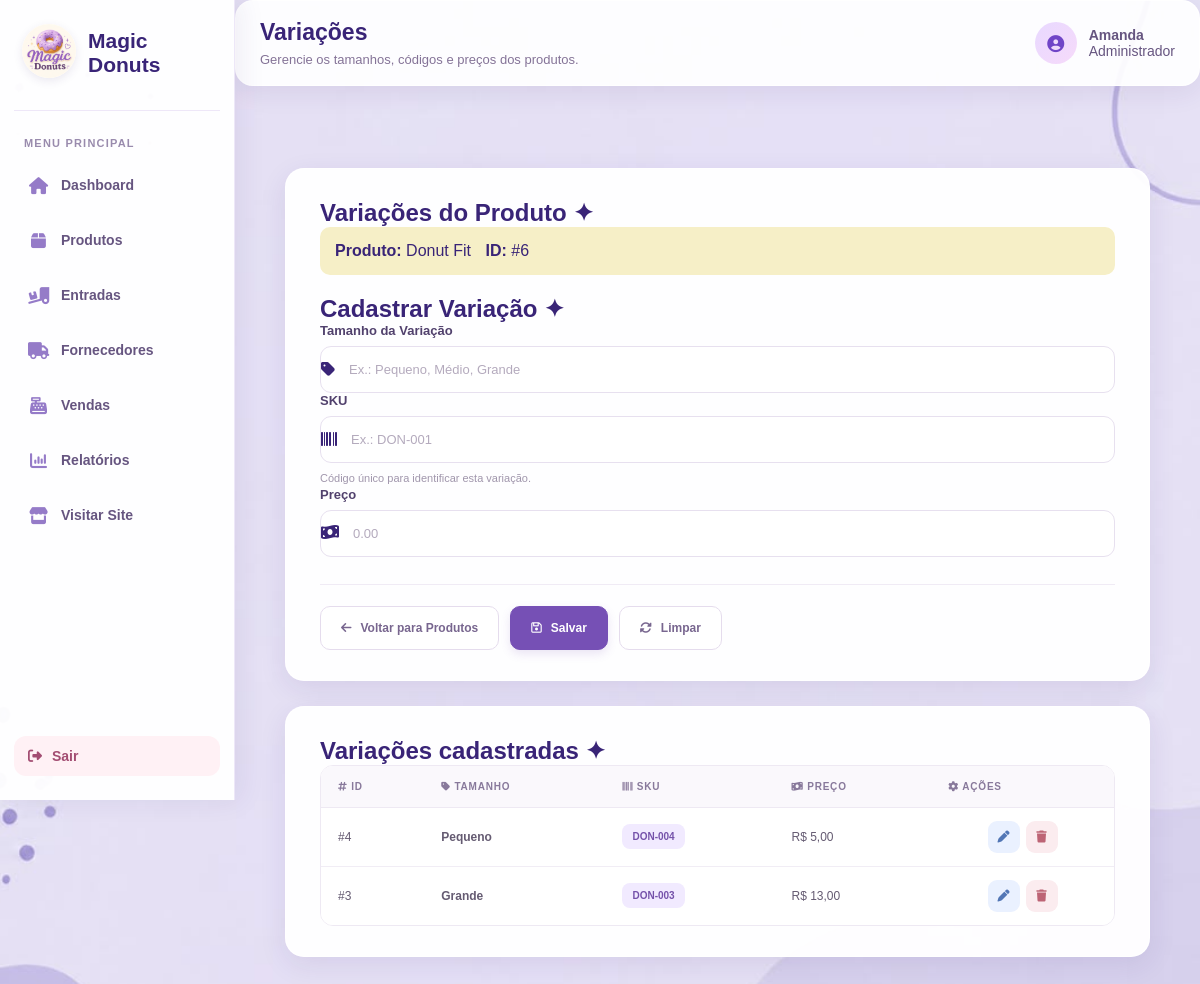
The page /magicdonuts/index.php?controller=variacao&action=index&produto_id=6 (signed in) on the database its author committed.
### tables this page shows
CREATE TABLE `produto` (
  `id` int(11) NOT NULL,
  `categoria_id` int(11) NOT NULL,
  `nome` varchar(100) NOT NULL,
  `descricao` text DEFAULT NULL,
  `ativo` tinyint(1) NOT NULL DEFAULT 1
);

CREATE TABLE `variacao` (
  `id` int(11) NOT NULL,
  `produto_id` int(11) NOT NULL,
  `tamanho` varchar(30) NOT NULL,
  `sku` varchar(50) NOT NULL,
  `preco` decimal(10,2) NOT NULL
);

### magicdonuts/controllers/VariacaoController.php (called while the page is built, shortened)
<?php
require_once __DIR__ . '/../models/Variacao.php';
require_once __DIR__ . '/../models/Produto.php';
class VariacaoController
{
    public function index(): void
    {
        $produtoId = (int) ($_GET['produto_id'] ?? 0);
        $produtoModel = new Produto();
        $variacaoModel = new Variacao();
        $produto = $produtoModel->buscarPorId($produtoId);
        $variacoes = $variacaoModel->listarPorProduto($produtoId);
        $editar = null;
        require __DIR__ . '/../views/variacao.php';
    }
}

### magicdonuts/index.php (called while the page is built, shortened)
<?php
require_once __DIR__ . '/config/db.php';
$controller = $_GET['controller'] ?? 'auth';
$action = $_GET['action'] ?? 'form';
switch ($controller) {
    case 'variacao':
        require_once __DIR__ . '/controllers/VariacaoController.php';
        $c = new VariacaoController();
        break;
}
$c->$action();

### magicdonuts/config/db.php (called while the page is built)
<?php
class Database
{
private static $conn = null;
public static function getConnection()
{
    if (self::$conn === null) {
        try {
self::$conn = new PDO(
"mysql:host=localhost;dbname=magicdonuts;charset=utf8mb4",
"root",
"",
    [
    PDO::ATTR_ERRMODE => PDO::ERRMODE_EXCEPTION,
    PDO::ATTR_DEFAULT_FETCH_MODE => PDO::FETCH_ASSOC
    ]
);
} catch (PDOException $e) {
 die("Erro ao conectar ao banco de dados:" . $e->getMessage());
}
}
return self::$conn;
}
}

### magicdonuts/models/Produto.php (called while the page is built, shortened)
<?php
require_once __DIR__ . '/../config/db.php';
class Produto
{
    private PDO $conn;
    public function __construct()
    {
        $this->conn = Database::getConnection();
    }
    public function buscarPorId(int $id): ?array
    {
        $stmt = $this->conn->prepare("
            SELECT *
            FROM produto
            WHERE id = :id
        ");
        $stmt->execute([
            ':id' => $id
        ]);
        $r = $stmt->fetch();
        return $r ?: null;
    }
}

### magicdonuts/models/Variacao.php (called while the page is built, shortened)
<?php
require_once __DIR__ . '/../config/db.php';
class Variacao
{
    private PDO $conn;
    public function __construct()
    {
        $this->conn = Database::getConnection();
    }
    public function listarPorProduto(int $produtoId): array
    {
        $sql = "
            SELECT
                id,
                produto_id,
                tamanho,
                sku,
                preco
            FROM variacao
            WHERE produto_id = :produto_id
            ORDER BY id DESC
        ";
        $stmt = $this->conn->prepare($sql);
        $stmt->execute([
            ':produto_id' => $produtoId
        ]);
        return $stmt->fetchAll(PDO::FETCH_ASSOC);
    }
}

### magicdonuts/views/variacao.php (the view, shortened to what this page needs)
<?php
$produtoNome = $produto['nome'] ?? 'Produto';
$produtoId = isset($produto['id']) ? (int) $produto['id'] : 0;
$estaEditando = !empty($editar);
require_once __DIR__ . '/layout/inicio.php';
?>
<div class="produtos-main">
    <section class="produto-card">
        <div class="section-title">
            <h1>
                Variações do Produto
                <span class="title-sparkles">✦</span>
            </h1>
        </div>
        <div style="padding: 15px; margin-bottom: 20px; border-radius: 10px; background: #f6efc7;">
            <strong>Produto:</strong>
            <?= htmlspecialchars($produtoNome) ?>
            <span style="margin-left: 10px;">
                <strong>ID:</strong>
                #<?= $produtoId ?>
            </span>
        </div>
        <div class="section-title">
            <h2>
                <?= $estaEditando ? 'Editar Variação' : 'Cadastrar Variação' ?>
                <span class="title-sparkles">✦</span>
            </h2>
        </div>
        <form
            method="post"
            action="index.php?controller=variacao&action=salvar"
            class="produto-form"
        >
            <div class="produto-form-group">
                <label for="tamanho">Tamanho da Variação</label>
                <div class="produto-input-wrapper">
                    <div class="produto-input-icon">
                        <i class="fa-solid fa-tag"></i>
                    </div>
                    <input
                        class="produto-input"
                        id="tamanho"
                        type="text"
                        name="tamanho"
                        required
                        placeholder="Ex.: Pequeno, Médio, Grande"
                        value="<?= $estaEditando ? htmlspecialchars($editar['tamanho']) : '' ?>"
                    >
                </div>
            </div>
            <div class="produto-form-group">
                <label for="sku">SKU</label>
                <div class="produto-input-wrapper">
                    <div class="produto-input-icon">
                        <i class="fa-solid fa-barcode"></i>
                    </div>
                    <input
                        class="produto-input"
                        id="sku"
                        type="text"
                        name="sku"
                        required
                        placeholder="Ex.: DON-001"
                        value="<?= $estaEditando ? htmlspecialchars($editar['sku']) : '' ?>"
                    >
                </div>
                <small class="produto-help">
                    Código único para identificar esta variação.
                </small>
            </div>
            <div class="produto-form-group">
                <label for="preco">Preço</label>
                <div class="produto-input-wrapper">
                    <div class="produto-input-icon">
                        <i class="fa-solid fa-money-bill-wave"></i>
                    </div>
                    <input
                        class="produto-input"
                        id="preco"
                        type="number"
                        name="preco"
                        step="0.01"
                        min="0"
                        required
                        placeholder="0.00"
                        value="<?= $estaEditando ? htmlspecialchars((string) $editar['preco']) : '' ?>"
                    >
                </div>
            </div>
            <div class="produto-actions">
                <a
                    href="index.php?controller=produto&action=index"
                    class="produto-btn produto-btn-secondary"
                >
                    <i class="fa-solid fa-arrow-left"></i>
                    Voltar para Produtos
                </a>
                <button
                    class="produto-btn produto-btn-primary"
                    type="submit"
                >
                    <i class="fa-regular fa-floppy-disk"></i>
                    Salvar
                </button>
                <a
                    class="produto-btn produto-btn-secondary"
                    href="index.php?controller=variacao&action=index&produto_id=<?= $produtoId ?>"
                >
                    <i class="fa-solid fa-rotate"></i>
                    Limpar
                </a>
            </div>
        </form>
    </section>
    <section class="produto-card lista-produtos-card">
        <div class="section-title">
            <h2>
                Variações cadastradas
                <span class="title-sparkles">✦</span>
            </h2>
        </div>
        <div class="table-wrapper">
            <table class="produtos-table">
                <thead>
                    <tr>
                        <th><i class="fa-solid fa-hashtag"></i> ID</th>
                        <th><i class="fa-solid fa-tag"></i> Tamanho</th>
                        <th><i class="fa-solid fa-barcode"></i> SKU</th>
                        <th><i class="fa-solid fa-money-bill-wave"></i> Preço</th>
                        <th><i class="fa-solid fa-gear"></i> Ações</th>
                    </tr>
                </thead>
                <tbody>
                    <?php if (!empty($variacoes)): ?>
                        <?php foreach ($variacoes as $v): ?>
                            <tr>
                                <td>#<?= (int) $v['id'] ?></td>
                                <td>
                                    <strong>
                                        <?= htmlspecialchars($v['tamanho']) ?>
                                    </strong>
                                </td>
                                <td>
                                    <span class="categoria-badge">
                                        <?= htmlspecialchars($v['sku']) ?>
                                    </span>
                                </td>
                                <td>
                                    R$ <?= number_format((float) $v['preco'], 2, ',', '.') ?>
                                </td>
                                <td>
                                    <div class="produto-table-actions">
                                        <a
                                            class="table-btn table-btn-edit"
                                            href="index.php?controller=variacao&action=index&produto_id=<?= $produtoId ?>&id=<?= (int) $v['id'] ?>"
                                            title="Editar"
                                        >
                                            <i class="fa-solid fa-pen"></i>
                                        </a>
                                        <a
                                            class="table-btn table-btn-delete"
                                            href="index.php?controller=variacao&action=deletar&id=<?= (int) $v['id'] ?>&produto_id=<?= $produtoId ?>"
                                            onclick="return confirm('Excluir esta variação?')"
                                            title="Excluir"
                                        >
                                            <i class="fa-solid fa-trash"></i>
                                        </a>
                                    </div>
                                </td>
                            </tr>
                        <?php endforeach; ?>
                    <?php endif; ?>
                </tbody>
            </table>
        </div>
    </section>
</div>
<?php require_once __DIR__ . '/layout/fim.php'; ?>

### rows shown on the page
produto: nome "Donut Fit", id "6"
variacao: id "4", tamanho "Pequeno", sku "DON-004", preco "5,00"
variacao: id "3", tamanho "Grande", sku "DON-003", preco "13,00"

### other values the page prints
$item['titulo'] "Dashboard"
$item['titulo'] "Produtos"
$item['titulo'] "Entradas"
$item['titulo'] "Fornecedores"
$item['titulo'] "Vendas"
$item['titulo'] "Relatórios"
$item['titulo'] "Visitar Site"
$tituloPagina "Variações"
$descricaoPagina "Gerencie os tamanhos, códigos e preços dos produtos."
$nomeUsuario "Amanda"
